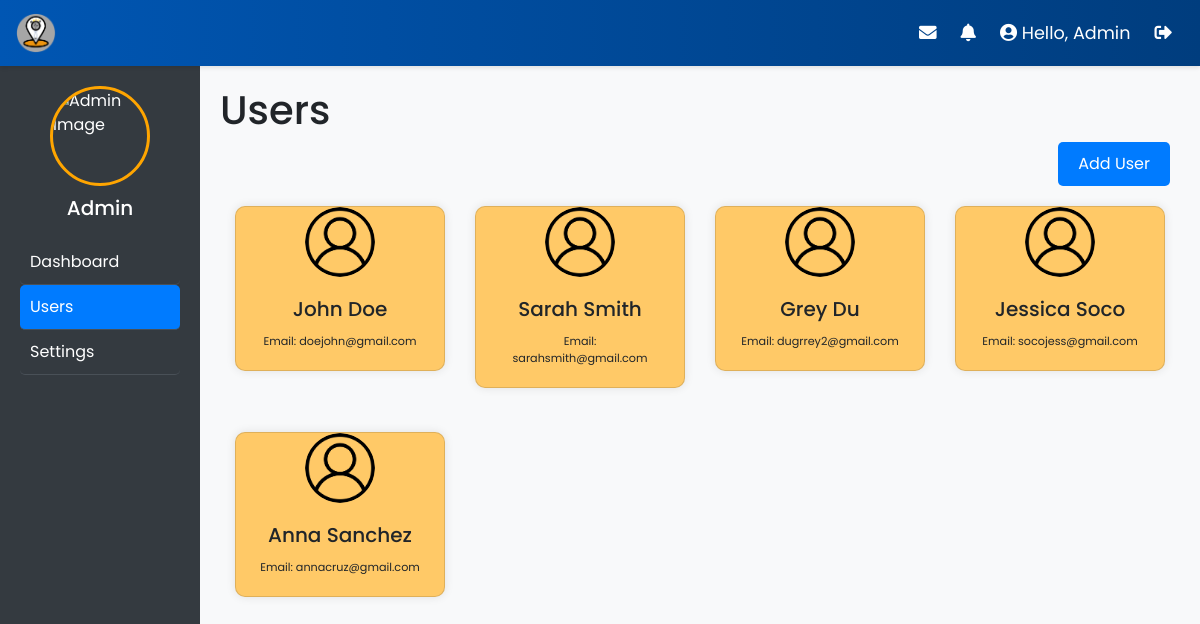
The app's page /views/admin/users.php (signed in) with its own data.
### tables this page shows
CREATE TABLE `users` (
  `id` int(11) NOT NULL,
  `first_name` varchar(50) DEFAULT NULL,
  `middle_name` varchar(50) DEFAULT NULL,
  `last_name` varchar(50) DEFAULT NULL,
  `email` varchar(100) NOT NULL,
  `role` varchar(50) NOT NULL DEFAULT 'applicant',
  `username` varchar(50) NOT NULL,
  `birthdate` date DEFAULT NULL,
  `gender` varchar(25) DEFAULT NULL,
  `password` varchar(255) DEFAULT NULL,
  `created_at` timestamp NOT NULL DEFAULT current_timestamp()
);

### views/admin/users.php (the view, shortened to what this page needs)
<?php
$user_role = $_SESSION['role'];
?>
<!DOCTYPE html>
<html lang="en">
<head>
    <link href="https://maxcdn.bootstrapcdn.com/bootstrap/4.5.2/css/bootstrap.min.css" rel="stylesheet">
    <link rel="stylesheet" href="https://cdnjs.cloudflare.com/ajax/libs/font-awesome/5.15.4/css/all.min.css">
    <link rel="stylesheet" href="style.css">
</head>
<body>
<?php include 'header.php'; ?>
<div class="d-flex">
    <?php include 'sidebar.php'; ?>
    <div class="main-content">
        <div class="content">
            <h1>Users</h1>
            <div class="user-actions text-right">
                <button type="button" class="btn btn-primary" data-toggle="modal" data-target="#addUserModal">Add User</button>
            </div>
            <?php
            include '../../DB.php';
            $sql = "SELECT * FROM users WHERE role = 'Applicant'";
            $result = $conn->query($sql);
            if ($result->num_rows > 0) {
                echo '<div class="container-fluid">';
                echo '<div class="row">';
                while ($row = $result->fetch_assoc()) {
                    echo '<div class="col-lg-3 col-md-4 col-sm-6 mb-4">';
                    echo '<div class="card user-card">';
                    echo '<img src="../../img/user.png" class="card-img-top" alt="User Image">';
                    echo '<div class="card-body">';
                    echo '<h5 class="card-title">' . $row['first_name'] . ' ' . $row['last_name'] . '</h5>';
                    echo '<p class="card-text subtext">Email: ' . $row['email'] . '</p>';
                    echo '</div>';
                    echo '</div>';
                    echo '</div>';
                }
                echo '</div>';
                echo '</div>';
            } else {
                echo '<p class="text-center">No users found.</p>';
            }
            ?>
        </div>
    </div>
</div>
</body>
</html>

### views/admin/header.php (shortened to what this page needs)
<nav class="navbar navbar-expand-lg sticky-top navbar-dark">
    <a class="navbar-brand" href="#">
        <img src="../../img/logos.png" alt="Logo">
    </a>
    <div class="collapse navbar-collapse justify-content-end" id="navbarNav">
        <ul class="navbar-nav align-items-center">
            <li class="nav-item">
                <a class="nav-link" href="#"><i class="fas fa-envelope"></i></a>
            </li>
            <li class="nav-item">
                <a class="nav-link" href="notification.php"><i class="fas fa-bell"></i></a>
            </li>
            <li class="nav-item d-flex align-items-center">
                <a class="nav-link" href="#"><i class="fas fa-user-circle"></i> Hello, <?php echo htmlspecialchars(ucfirst($user_role)); ?></a>
            </li>
            <li class="nav-item">
                <a class="nav-link" href="../../logout.php"><i class="fas fa-sign-out-alt"></i></a>
            </li>
        </ul>
    </div>
</nav>

### views/admin/sidebar.php (shortened to what this page needs)
        <div class="sidebar">
            <img src="../../img/admin.png" alt="Admin Image" class="profile-img">
            <div class="role">
                <h5><?php echo htmlspecialchars(ucfirst($user_role)); ?></h5>
            </div>
    <ul class="nav flex-column">
         <?php
        $currentFile = basename($_SERVER['PHP_SELF']);
        ?>
        <li class="nav-item">
            <a class="nav-link <?php if ($currentFile === 'dashboard.php') echo 'active'; ?>" href="dashboard.php">Dashboard</a>
        </li>
        <li class="nav-item">
            <a class="nav-link <?php if ($currentFile === 'users.php') echo 'active'; ?>" href="users.php">Users</a>
        </li>
        <li class="nav-item">
            <a class="nav-link <?php if ($currentFile === 'settings.php') echo 'active'; ?>" href="settings.php">Settings</a>
        </li>
    </ul>
</div>

### views/admin/style.css (style rules this page uses)
body { font-family: 'Poppins', sans-serif; background-color: #f8f9fa; margin: 0; padding: 0; }
.navbar { background: linear-gradient(to right, #0056b3, #003d7e); color: white; box-shadow: 0 2px 4px rgba(0, 0, 0, 0.1); }
.navbar .navbar-brand img { max-height: 40px; }
.navbar-nav .nav-item .nav-link { color: white; font-size: 1.1rem; }
.sidebar { background-color: #343a40; color: white; min-height: 100vh; width: 200px; padding: 20px; font-family: 'Poppins', sans-serif; }
.sidebar .profile-img { width: 100px; height: 100px; border-radius: 50%; margin: 0 auto 10px; }
.sidebar .role { text-align: center; margin-bottom: 20px; }
.sidebar .nav-link { color: white; padding: 10px; border-radius: 5px; border-bottom: 1px solid #495057; }
.sidebar .nav-link.active { background-color: #007bff; }
.main-content { padding: 20px; flex: 1; font-family: 'Poppins', sans-serif; }
.profile-img { display: block; margin: 0 auto; border-radius: 50%; border: 3px solid #ffa500; width: 150px; height: 150px; }
.navbar-nav .nav-item .nav-link { padding: 0.75rem; }
.card { margin-bottom: 20px; }
.content { max-width: 1200px; margin: 0 auto; }
.user-card { background-color: #ffc967; border-radius: 10px; box-shadow: 0 0 10px rgba(0, 0, 0, 0.1); overflow: hidden; text-align: center; }
.user-card img { width: 70px; height: 70px; object-fit: cover; border-radius: 50%; display: block; margin: 0 auto; }
.user-actions { margin-bottom: 20px; }
.user-actions .btn { margin-right: 10px; }
.btn { display: inline-block; padding: 10px 20px; background-color: #007bff; color: #fff; border: none; border-radius: 5px; cursor: pointer; }
.subtext { font-size: 0.7rem; }
.main-content { flex: 1; padding: 20px; }

### records on screen
users: first_name "John", last_name "Doe", email "doejohn@gmail.com"
users: first_name "Sarah", last_name "Smith", email "sarahsmith@gmail.com"
users: first_name "Grey", last_name "Du", email "dugrrey2@gmail.com"
users: first_name "Jessica", last_name "Soco", email "socojess@gmail.com"
users: first_name "Anna", last_name "Sanchez", email "annacruz@gmail.com"

### other values on screen
$user_role "Admin"
